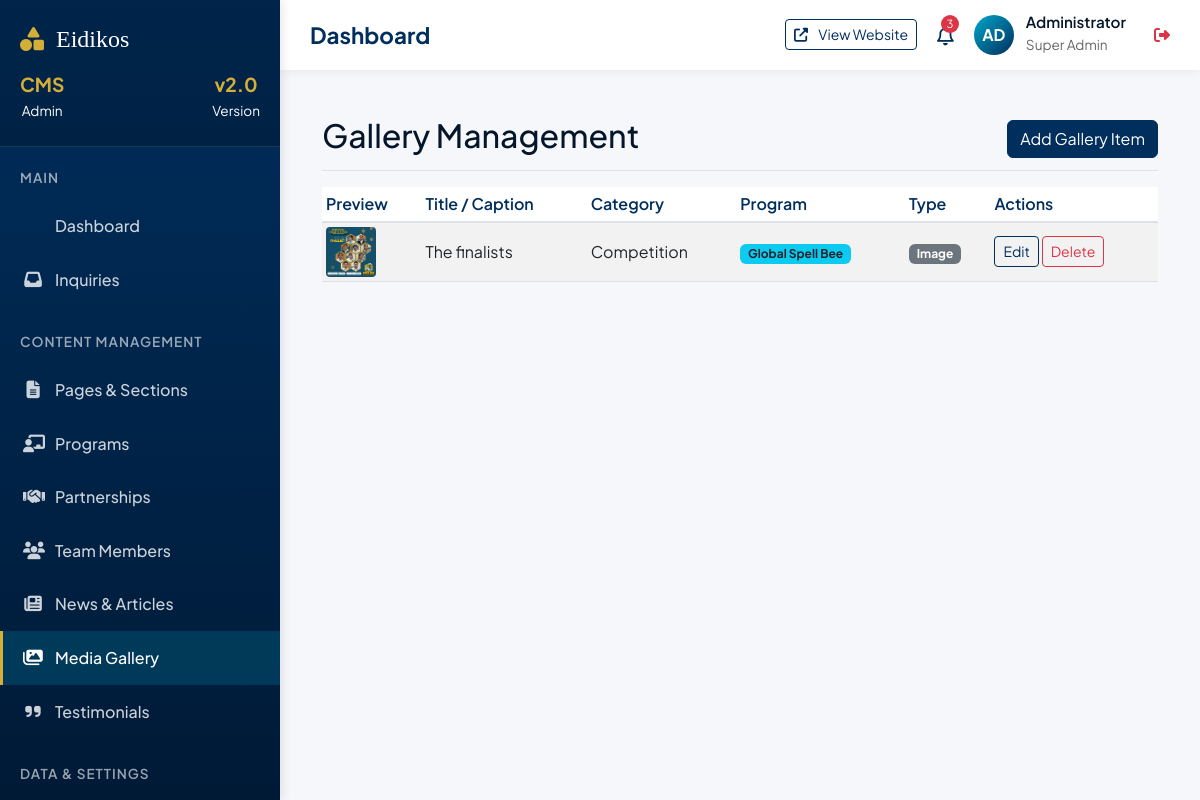
Page /admin/gallery (signed in) on the committed database.
### app/models.py (models this page shows, shortened)
class GalleryItem(db.Model):
    id = db.Column(db.Integer, primary_key=True)
    title = db.Column(db.String(255))
    image_filename = db.Column(db.String(255))
    video_url = db.Column(db.String(255))
    category = db.Column(db.String(64), default='General') # e.g. Competition, Event, Random
    program_id = db.Column(db.Integer, db.ForeignKey('program.id'), nullable=True)
    order = db.Column(db.Integer, default=0)
    created_at = db.Column(db.DateTime, default=datetime.utcnow)

class Program(db.Model):
    id = db.Column(db.Integer, primary_key=True)
    name = db.Column(db.String(255), nullable=False)
    slug = db.Column(db.String(64), unique=True, nullable=False)
    excerpt = db.Column(db.String(250))
    description = db.Column(db.Text)
    type = db.Column(db.String(64)) # competitions, training, recognition, awards, trade_fairs, custom
    category = db.Column(db.String(64)) # youth_competitions, professional_dev, etc. (deprecated but kept for compat)
    icon = db.Column(db.String(64))
    image_filename = db.Column(db.String(255))
    cta_url = db.Column(db.String(255))
    cta_text = db.Column(db.String(64), default="Learn More")
    is_featured = db.Column(db.Boolean, default=False)
    order = db.Column(db.Integer, default=0)
    gallery_items = db.relationship('GalleryItem', backref='program', lazy='dynamic', cascade='all, delete-orphan')

### app/admin_routes.py (the view)
@admin_bp.route('/gallery')
@login_required
def list_gallery():
    items = GalleryItem.query.order_by(GalleryItem.order.asc(), GalleryItem.created_at.desc()).all()
    return render_template('admin/gallery_list.html', items=items)

### app/admin_routes.py (called while the page is built)
def login_required(f):
    @wraps(f)
    def decorated_function(*args, **kwargs):
        if not session.get('logged_in'):
            return redirect(url_for('admin.login', next=request.url))
        return f(*args, **kwargs)
    return decorated_function

### app/templates/admin/gallery_list.html
{% extends "admin/base.html" %}
{% block content %}
<div class="d-flex justify-content-between flex-wrap flex-md-nowrap align-items-center pt-3 pb-2 mb-3 border-bottom">
    <h1 class="h2">Gallery Management</h1>
    <a href="{{ url_for('admin.create_gallery_item') }}" class="btn btn-primary">Add Gallery Item</a>
</div>
<div class="table-responsive">
    <table class="table table-striped table-sm align-middle">
        <thead>
            <tr>
                <th>Preview</th>
                <th>Title / Caption</th>
                <th>Category</th>
                <th>Program</th>
                <th>Type</th>
                <th>Actions</th>
            </tr>
        </thead>
        <tbody>
            {% for item in items %}
            <tr>
                <td>
                    {% if item.image_filename %}
                    <img src="{{ url_for('static', filename='uploads/gallery/' + item.image_filename) }}" alt="img"
                        style="width: 50px; height: 50px; object-fit: cover; border-radius: 4px;">
                    {% elif item.video_url %}
                    <div
                        style="width: 50px; height: 50px; background: #eee; border-radius: 4px; display: flex; align-items: center; justify-content: center;">
                        <i class="fas fa-video text-muted"></i>
                    </div>
                    {% endif %}
                </td>
                <td>{{ item.title or '---' }}</td>
                <td>{{ item.category }}</td>
                <td>
                    {% if item.program %}
                    <span class="badge bg-info text-dark">{{ item.program.name }}</span>
                    {% else %}
                    <span class="text-muted">None</span>
                    {% endif %}
                </td>
                <td>
                    {% if item.image_filename %}
                    <span class="badge bg-secondary">Image</span>
                    {% elif item.video_url %}
                    <span class="badge bg-danger">Video</span>
                    {% endif %}
                </td>
                <td>
                    <a href="{{ url_for('admin.edit_gallery_item', id=item.id) }}"
                        class="btn btn-sm btn-outline-primary">Edit</a>
                    <form action="{{ url_for('admin.delete_gallery_item', id=item.id) }}" method="POST" class="d-inline"
                        onsubmit="return confirm('Are you sure you want to delete this gallery item?');">
                        <button type="submit" class="btn btn-sm btn-outline-danger">Delete</button>
                    </form>
                </td>
            </tr>
            {% endfor %}
        </tbody>
    </table>
</div>
{% endblock %}

### app/static/css/admin_custom.css (style rules this page uses)
:root { --primary: #002e5d; --secondary: #00a8cc; --accent: #d4af37; --dark: #05162a; --light-bg: #f8f9fa; --success: #28a745; --warning: #ffc107; --danger: #dc3545; --info: #17a2b8; --border-radius: 8px; --shadow: 0 4px 12px rgba(0,0,0,0.1); --transition: all 0.3s ease; }
* { margin: 0; padding: 0; box-sizing: border-box; }
body { font-family: 'Plus Jakarta Sans', sans-serif; background: #f5f7fa; color: var(--dark); line-height: 1.6; overflow-x: hidden; }
.table th { font-weight: 600; color: var(--primary); border-bottom-width: 2px; }
.btn-primary { background-color: var(--primary); border-color: var(--primary); }
.btn-outline-primary { color: var(--primary); border-color: var(--primary); }

### rows in the picture
GalleryItem: image_filename (picture), title "The finalists", category "Competition", program.name "Global Spell Bee", shows "Image"
